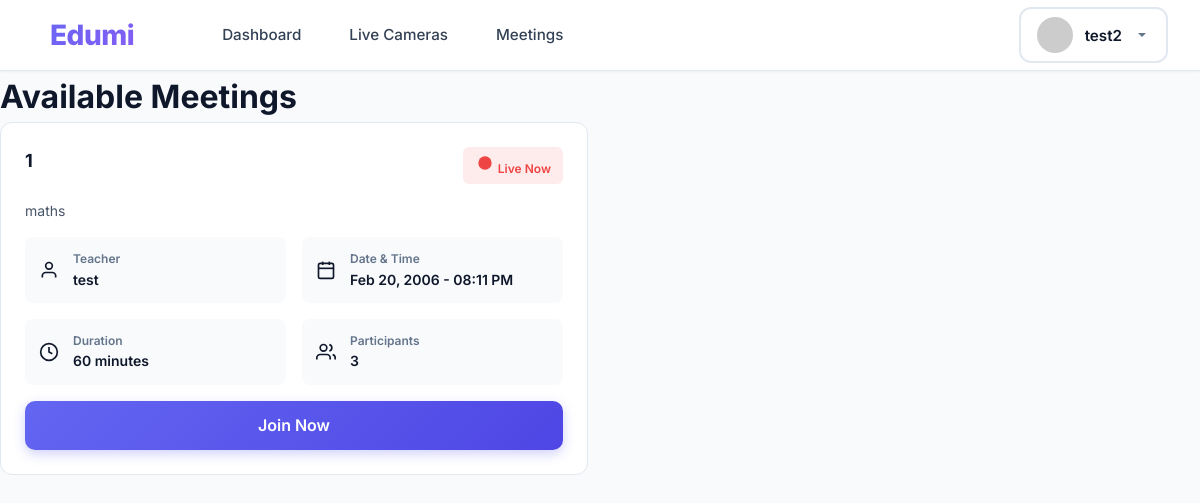
The app's page /meetings/student/ (signed in), older data.
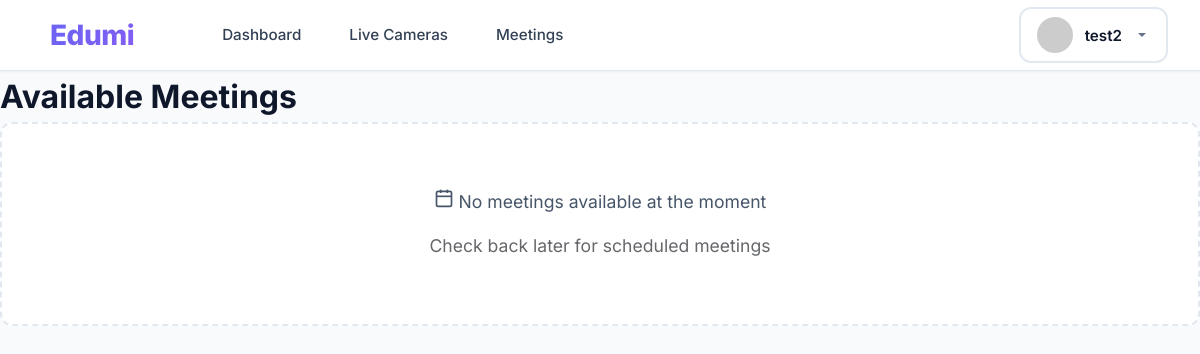
The same page, newer data.
### meetings/models.py (models this page shows, shortened)
class Meeting(models.Model):
    STATUS_CHOICES = [
        ('scheduled', 'Scheduled'),
        ('live', 'Live'),
        ('ended', 'Ended'),
        ('cancelled', 'Cancelled'),
    ]
    title = models.CharField(max_length=200)
    description = models.TextField(blank=True)
    teacher = models.ForeignKey(User, on_delete=models.CASCADE, related_name='hosted_meetings')
    meeting_code = models.CharField(max_length=20, unique=True)
    scheduled_time = models.DateTimeField()
    duration_minutes = models.IntegerField(default=60)
    status = models.CharField(max_length=20, choices=STATUS_CHOICES, default='scheduled')
    max_participants = models.IntegerField(default=100)
    allow_screen_share = models.BooleanField(default=True)
    allow_chat = models.BooleanField(default=True)
    record_meeting = models.BooleanField(default=False)
    created_at = models.DateTimeField(auto_now_add=True)
    updated_at = models.DateTimeField(auto_now=True)
    class Meta:
        ordering = ['-scheduled_time']

### meetings/views.py (the view)
# urls.py: path('student/', views.student_meetings, name='student_meetings'),
@login_required
def student_meetings(request):
    if not hasattr(request.user, 'userprofile') or request.user.userprofile.user_type != 'student':
        return redirect('login')
    meetings = Meeting.objects.filter(status__in=['scheduled', 'live'])
    return render(request, 'meetings/student_meetings.html', {'meetings': meetings})

### templates/meetings/student_meetings.html (shortened to what this page needs)
{% extends 'base.html' %}
{% load static %}
{% block content %}
<div class="admin-container">
    <div class="admin-header">
        <h1>Available Meetings</h1>
    </div>
    {% if meetings %}
    <div class="meetings-list">
        {% for meeting in meetings %}
        <div class="meeting-card status-{{ meeting.status }}">
            <div class="meeting-header-info">
                <h3>{{ meeting.title }}</h3>
                <span class="meeting-status status-{{ meeting.status }}">
                    {% if meeting.status == 'live' %}<span class="icon"><svg xmlns="http://www.w3.org/2000/svg" viewBox="0 0 24 24" fill="currentColor"><circle cx="12" cy="12" r="8"></circle></svg></span> Live Now{% endif %}
                </span>
            </div>
            <p class="meeting-description">{{ meeting.description|default:"No description" }}</p>
            <div class="meeting-details-grid">
                <div class="detail-item-small">
                    <span class="icon"><svg xmlns="http://www.w3.org/2000/svg" viewBox="0 0 24 24" fill="none" stroke="currentColor" stroke-width="2"><path d="M20 21v-2a4 4 0 0 0-4-4H8a4 4 0 0 0-4 4v2"></path><circle cx="12" cy="7" r="4"></circle></svg></span>
                    <div>
                        <p class="label">Teacher</p>
                        <p class="value">{{ meeting.teacher.username }}</p>
                    </div>
                </div>
                <div class="detail-item-small">
                    <span class="icon"><svg xmlns="http://www.w3.org/2000/svg" viewBox="0 0 24 24" fill="none" stroke="currentColor" stroke-width="2"><rect x="3" y="4" width="18" height="18" rx="2" ry="2"></rect><line x1="16" y1="2" x2="16" y2="6"></line><line x1="8" y1="2" x2="8" y2="6"></line><line x1="3" y1="10" x2="21" y2="10"></line></svg></span>
                    <div>
                        <p class="label">Date & Time</p>
                        <p class="value">{{ meeting.scheduled_time|date:"M d, Y - h:i A" }}</p>
                    </div>
                </div>
                <div class="detail-item-small">
                    <span class="icon"><svg xmlns="http://www.w3.org/2000/svg" viewBox="0 0 24 24" fill="none" stroke="currentColor" stroke-width="2"><circle cx="12" cy="12" r="10"></circle><polyline points="12 6 12 12 16 14"></polyline></svg></span>
                    <div>
                        <p class="label">Duration</p>
                        <p class="value">{{ meeting.duration_minutes }} minutes</p>
                    </div>
                </div>
                <div class="detail-item-small">
                    <span class="icon"><svg xmlns="http://www.w3.org/2000/svg" viewBox="0 0 24 24" fill="none" stroke="currentColor" stroke-width="2"><path d="M17 21v-2a4 4 0 0 0-4-4H5a4 4 0 0 0-4 4v2"></path><circle cx="9" cy="7" r="4"></circle><path d="M23 21v-2a4 4 0 0 0-3-3.87"></path><path d="M16 3.13a4 4 0 0 1 0 7.75"></path></svg></span>
                    <div>
                        <p class="label">Participants</p>
                        <p class="value">{{ meeting.participants.count }}</p>
                    </div>
                </div>
            </div>
            <div class="meeting-actions">
                <a href="{% url 'join_meeting' meeting.meeting_code %}" class="btn-view">
                    {% if meeting.status == 'live' %}Join Now{% else %}View Details{% endif %}
                </a>
            </div>
        </div>
        {% endfor %}
    </div>
    {% else %}
    <div class="no-cameras">
        <p><span class="icon"><svg xmlns="http://www.w3.org/2000/svg" viewBox="0 0 24 24" fill="none" stroke="currentColor" stroke-width="2"><rect x="3" y="4" width="18" height="18" rx="2" ry="2"></rect><line x1="16" y1="2" x2="16" y2="6"></line><line x1="8" y1="2" x2="8" y2="6"></line><line x1="3" y1="10" x2="21" y2="10"></line></svg></span> No meetings available at the moment</p>
        <p style="margin-top: 1rem; color: #65676b;">Check back later for scheduled meetings</p>
    </div>
    {% endif %}
</div>
{% endblock %}

Row changes from the older to the newer data that the page shows:
no longer on this page (row edited): Meeting: title "1", status "live" (drawn), description "maths", teacher.username "test", scheduled_time "Feb 20, 2006 - 08:11 PM", duration_minutes "60", participants.count "3"
Text that changed along with them:
text now shown: "No meetings available at the moment Check back later for scheduled meetings"
